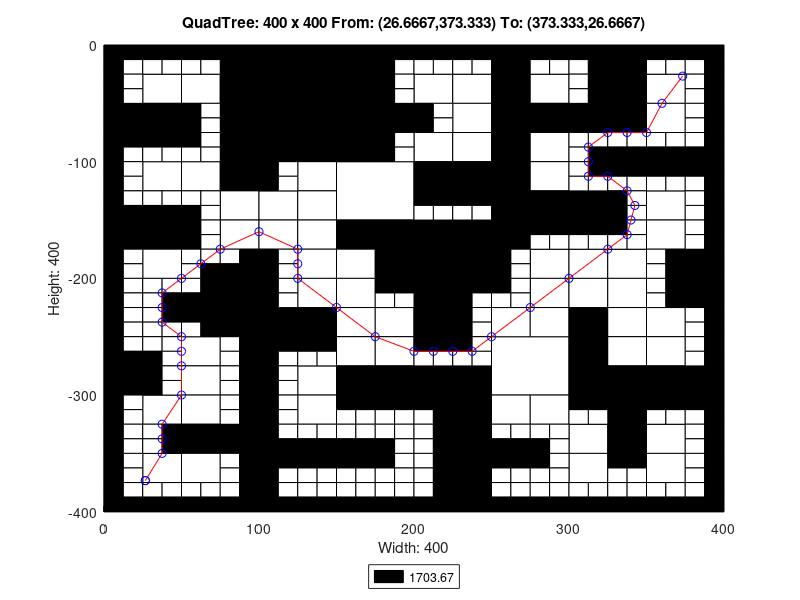

Write MATLAB code to recreate this figure.
axis([0 400 -400 0]);
title('QuadTree: 400 x 400 From: (26.6667,373.333) To: (373.333,26.6667)');
xlabel('Width: 400');
ylabel('Height: 400');
rectangle('Position',[100 -50 50 50], 'FaceColor',[0 0 0]);
rectangle('Position',[100 -100 50 50], 'FaceColor',[0 0 0]);
rectangle('Position',[150 -150 50 50], 'FaceColor',[1 1 1]);
rectangle('Position',[200 -200 50 50], 'FaceColor',[0 0 0]);
rectangle('Position',[250 -300 50 50], 'FaceColor',[1 1 1]);
rectangle('Position',[25 -50 25 25], 'FaceColor',[1 1 1]);
rectangle('Position',[75 -25 25 25], 'FaceColor',[0 0 0]);
rectangle('Position',[50 -50 25 25], 'FaceColor',[1 1 1]);
rectangle('Position',[75 -50 25 25], 'FaceColor',[0 0 0]);
rectangle('Position',[0 -75 25 25], 'FaceColor',[0 0 0]);
rectangle('Position',[25 -75 25 25], 'FaceColor',[0 0 0]);
rectangle('Position',[75 -75 25 25], 'FaceColor',[0 0 0]);
rectangle('Position',[75 -100 25 25], 'FaceColor',[0 0 0]);
rectangle('Position',[150 -25 25 25], 'FaceColor',[0 0 0]);
rectangle('Position',[150 -50 25 25], 'FaceColor',[0 0 0]);
rectangle('Position',[150 -75 25 25], 'FaceColor',[0 0 0]);
rectangle('Position',[175 -75 25 25], 'FaceColor',[0 0 0]);
rectangle('Position',[150 -100 25 25], 'FaceColor',[0 0 0]);
rectangle('Position',[25 -125 25 25], 'FaceColor',[1 1 1]);
rectangle('Position',[50 -125 25 25], 'FaceColor',[1 1 1]);
rectangle('Position',[75 -125 25 25], 'FaceColor',[0 0 0]);
rectangle('Position',[75 -150 25 25], 'FaceColor',[1 1 1]);
rectangle('Position',[0 -175 25 25], 'FaceColor',[0 0 0]);
rectangle('Position',[25 -175 25 25], 'FaceColor',[0 0 0]);
rectangle('Position',[25 -200 25 25], 'FaceColor',[1 1 1]);
rectangle('Position',[75 -175 25 25], 'FaceColor',[1 1 1]);
rectangle('Position',[125 -125 25 25], 'FaceColor',[1 1 1]);
rectangle('Position',[100 -150 25 25], 'FaceColor',[1 1 1]);
rectangle('Position',[125 -150 25 25], 'FaceColor',[1 1 1]);
rectangle('Position',[100 -175 25 25], 'FaceColor',[1 1 1]);
rectangle('Position',[125 -175 25 25], 'FaceColor',[1 1 1]);
rectangle('Position',[125 -200 25 25], 'FaceColor',[1 1 1]);
rectangle('Position',[150 -175 25 25], 'FaceColor',[0 0 0]);
rectangle('Position',[175 -175 25 25], 'FaceColor',[0 0 0]);
rectangle('Position',[150 -200 25 25], 'FaceColor',[1 1 1]);
rectangle('Position',[175 -200 25 25], 'FaceColor',[0 0 0]);
rectangle('Position',[200 -50 25 25], 'FaceColor',[1 1 1]);
rectangle('Position',[225 -50 25 25], 'FaceColor',[1 1 1]);
rectangle('Position',[250 -25 25 25], 'FaceColor',[0 0 0]);
rectangle('Position',[250 -50 25 25], 'FaceColor',[0 0 0]);
rectangle('Position',[275 -50 25 25], 'FaceColor',[1 1 1]);
rectangle('Position',[225 -75 25 25], 'FaceColor',[1 1 1]);
rectangle('Position',[200 -100 25 25], 'FaceColor',[1 1 1]);
rectangle('Position',[225 -100 25 25], 'FaceColor',[1 1 1]);
rectangle('Position',[250 -75 25 25], 'FaceColor',[0 0 0]);
rectangle('Position',[275 -75 25 25], 'FaceColor',[0 0 0]);
rectangle('Position',[250 -100 25 25], 'FaceColor',[0 0 0]);
rectangle('Position',[275 -100 25 25], 'FaceColor',[1 1 1]);
rectangle('Position',[325 -25 25 25], 'FaceColor',[0 0 0]);
rectangle('Position',[325 -50 25 25], 'FaceColor',[0 0 0]);
rectangle('Position',[350 -50 25 25], 'FaceColor',[1 1 1]);
rectangle('Position',[300 -75 25 25], 'FaceColor',[0 0 0]);
rectangle('Position',[325 -75 25 25], 'FaceColor',[0 0 0]);
rectangle('Position',[350 -75 25 25], 'FaceColor',[1 1 1]);
rectangle('Position',[200 -125 25 25], 'FaceColor',[0 0 0]);
rectangle('Position',[225 -125 25 25], 'FaceColor',[0 0 0]);
rectangle('Position',[250 -125 25 25], 'FaceColor',[0 0 0]);
rectangle('Position',[275 -125 25 25], 'FaceColor',[1 1 1]);
rectangle('Position',[250 -150 25 25], 'FaceColor',[0 0 0]);
rectangle('Position',[275 -150 25 25], 'FaceColor',[0 0 0]);
rectangle('Position',[250 -175 25 25], 'FaceColor',[0 0 0]);
rectangle('Position',[275 -200 25 25], 'FaceColor',[1 1 1]);
rectangle('Position',[300 -150 25 25], 'FaceColor',[0 0 0]);
rectangle('Position',[350 -150 25 25], 'FaceColor',[1 1 1]);
rectangle('Position',[300 -200 25 25], 'FaceColor',[1 1 1]);
rectangle('Position',[325 -200 25 25], 'FaceColor',[1 1 1]);
rectangle('Position',[350 -175 25 25], 'FaceColor',[1 1 1]);
rectangle('Position',[375 -200 25 25], 'FaceColor',[0 0 0]);
rectangle('Position',[75 -225 25 25], 'FaceColor',[0 0 0]);
rectangle('Position',[75 -250 25 25], 'FaceColor',[0 0 0]);
rectangle('Position',[0 -300 25 25], 'FaceColor',[0 0 0]);
rectangle('Position',[50 -275 25 25], 'FaceColor',[1 1 1]);
rectangle('Position',[50 -300 25 25], 'FaceColor',[1 1 1]);
rectangle('Position',[125 -225 25 25], 'FaceColor',[1 1 1]);
rectangle('Position',[100 -250 25 25], 'FaceColor',[0 0 0]);
rectangle('Position',[125 -250 25 25], 'FaceColor',[0 0 0]);
rectangle('Position',[150 -225 25 25], 'FaceColor',[1 1 1]);
rectangle('Position',[150 -250 25 25], 'FaceColor',[1 1 1]);
rectangle('Position',[175 -250 25 25], 'FaceColor',[1 1 1]);
rectangle('Position',[125 -300 25 25], 'FaceColor',[1 1 1]);
rectangle('Position',[150 -275 25 25], 'FaceColor',[1 1 1]);
rectangle('Position',[175 -275 25 25], 'FaceColor',[1 1 1]);
rectangle('Position',[150 -300 25 25], 'FaceColor',[0 0 0]);
rectangle('Position',[175 -300 25 25], 'FaceColor',[0 0 0]);
rectangle('Position',[25 -325 25 25], 'FaceColor',[1 1 1]);
rectangle('Position',[50 -325 25 25], 'FaceColor',[1 1 1]);
rectangle('Position',[50 -350 25 25], 'FaceColor',[0 0 0]);
rectangle('Position',[75 -350 25 25], 'FaceColor',[0 0 0]);
rectangle('Position',[25 -375 25 25], 'FaceColor',[1 1 1]);
rectangle('Position',[50 -375 25 25], 'FaceColor',[1 1 1]);
rectangle('Position',[125 -325 25 25], 'FaceColor',[1 1 1]);
rectangle('Position',[200 -225 25 25], 'FaceColor',[0 0 0]);
rectangle('Position',[200 -250 25 25], 'FaceColor',[0 0 0]);
rectangle('Position',[275 -225 25 25], 'FaceColor',[1 1 1]);
rectangle('Position',[250 -250 25 25], 'FaceColor',[1 1 1]);
rectangle('Position',[275 -250 25 25], 'FaceColor',[1 1 1]);
rectangle('Position',[200 -300 25 25], 'FaceColor',[0 0 0]);
rectangle('Position',[225 -300 25 25], 'FaceColor',[0 0 0]);
rectangle('Position',[300 -225 25 25], 'FaceColor',[1 1 1]);
rectangle('Position',[325 -225 25 25], 'FaceColor',[1 1 1]);
rectangle('Position',[300 -250 25 25], 'FaceColor',[0 0 0]);
rectangle('Position',[325 -250 25 25], 'FaceColor',[1 1 1]);
rectangle('Position',[375 -225 25 25], 'FaceColor',[0 0 0]);
rectangle('Position',[350 -250 25 25], 'FaceColor',[1 1 1]);
rectangle('Position',[300 -275 25 25], 'FaceColor',[0 0 0]);
rectangle('Position',[325 -275 25 25], 'FaceColor',[1 1 1]);
rectangle('Position',[300 -300 25 25], 'FaceColor',[0 0 0]);
rectangle('Position',[325 -300 25 25], 'FaceColor',[0 0 0]);
rectangle('Position',[350 -275 25 25], 'FaceColor',[1 1 1]);
rectangle('Position',[350 -300 25 25], 'FaceColor',[0 0 0]);
rectangle('Position',[375 -300 25 25], 'FaceColor',[0 0 0]);
rectangle('Position',[225 -325 25 25], 'FaceColor',[0 0 0]);
rectangle('Position',[225 -350 25 25], 'FaceColor',[0 0 0]);
rectangle('Position',[250 -325 25 25], 'FaceColor',[1 1 1]);
rectangle('Position',[275 -325 25 25], 'FaceColor',[1 1 1]);
rectangle('Position',[225 -375 25 25], 'FaceColor',[0 0 0]);
rectangle('Position',[225 -400 25 25], 'FaceColor',[0 0 0]);
rectangle('Position',[325 -325 25 25], 'FaceColor',[0 0 0]);
rectangle('Position',[300 -350 25 25], 'FaceColor',[1 1 1]);
rectangle('Position',[325 -350 25 25], 'FaceColor',[0 0 0]);
rectangle('Position',[350 -350 25 25], 'FaceColor',[1 1 1]);
rectangle('Position',[300 -375 25 25], 'FaceColor',[1 1 1]);
rectangle('Position',[350 -375 25 25], 'FaceColor',[1 1 1]);
rectangle('Position',[0 -12.5 12.5 12.5], 'FaceColor',[0 0 0]);
rectangle('Position',[12.5 -12.5 12.5 12.5], 'FaceColor',[0 0 0]);
rectangle('Position',[0 -25 12.5 12.5], 'FaceColor',[0 0 0]);
rectangle('Position',[12.5 -25 12.5 12.5], 'FaceColor',[1 1 1]);
rectangle('Position',[25 -12.5 12.5 12.5], 'FaceColor',[0 0 0]);
rectangle('Position',[37.5 -12.5 12.5 12.5], 'FaceColor',[0 0 0]);
rectangle('Position',[25 -25 12.5 12.5], 'FaceColor',[1 1 1]);
rectangle('Position',[37.5 -25 12.5 12.5], 'FaceColor',[1 1 1]);
rectangle('Position',[0 -37.5 12.5 12.5], 'FaceColor',[0 0 0]);
rectangle('Position',[12.5 -37.5 12.5 12.5], 'FaceColor',[1 1 1]);
rectangle('Position',[0 -50 12.5 12.5], 'FaceColor',[0 0 0]);
rectangle('Position',[12.5 -50 12.5 12.5], 'FaceColor',[1 1 1]);
rectangle('Position',[50 -12.5 12.5 12.5], 'FaceColor',[0 0 0]);
rectangle('Position',[62.5 -12.5 12.5 12.5], 'FaceColor',[0 0 0]);
rectangle('Position',[50 -25 12.5 12.5], 'FaceColor',[1 1 1]);
rectangle('Position',[62.5 -25 12.5 12.5], 'FaceColor',[1 1 1]);
rectangle('Position',[0 -87.5 12.5 12.5], 'FaceColor',[0 0 0]);
rectangle('Position',[12.5 -87.5 12.5 12.5], 'FaceColor',[0 0 0]);
rectangle('Position',[0 -100 12.5 12.5], 'FaceColor',[0 0 0]);
rectangle('Position',[12.5 -100 12.5 12.5], 'FaceColor',[1 1 1]);
rectangle('Position',[25 -87.5 12.5 12.5], 'FaceColor',[0 0 0]);
rectangle('Position',[37.5 -87.5 12.5 12.5], 'FaceColor',[0 0 0]);
rectangle('Position',[25 -100 12.5 12.5], 'FaceColor',[1 1 1]);
rectangle('Position',[37.5 -100 12.5 12.5], 'FaceColor',[1 1 1]);
rectangle('Position',[50 -62.5 12.5 12.5], 'FaceColor',[0 0 0]);
rectangle('Position',[62.5 -62.5 12.5 12.5], 'FaceColor',[1 1 1]);
rectangle('Position',[50 -75 12.5 12.5], 'FaceColor',[0 0 0]);
rectangle('Position',[62.5 -75 12.5 12.5], 'FaceColor',[1 1 1]);
rectangle('Position',[50 -87.5 12.5 12.5], 'FaceColor',[0 0 0]);
rectangle('Position',[62.5 -87.5 12.5 12.5], 'FaceColor',[1 1 1]);
rectangle('Position',[50 -100 12.5 12.5], 'FaceColor',[1 1 1]);
rectangle('Position',[62.5 -100 12.5 12.5], 'FaceColor',[1 1 1]);
rectangle('Position',[175 -12.5 12.5 12.5], 'FaceColor',[0 0 0]);
rectangle('Position',[187.5 -12.5 12.5 12.5], 'FaceColor',[0 0 0]);
rectangle('Position',[175 -25 12.5 12.5], 'FaceColor',[0 0 0]);
rectangle('Position',[187.5 -25 12.5 12.5], 'FaceColor',[1 1 1]);
rectangle('Position',[175 -37.5 12.5 12.5], 'FaceColor',[0 0 0]);
rectangle('Position',[187.5 -37.5 12.5 12.5], 'FaceColor',[1 1 1]);
rectangle('Position',[175 -50 12.5 12.5], 'FaceColor',[0 0 0]);
rectangle('Position',[187.5 -50 12.5 12.5], 'FaceColor',[1 1 1]);
rectangle('Position',[175 -87.5 12.5 12.5], 'FaceColor',[0 0 0]);
rectangle('Position',[187.5 -87.5 12.5 12.5], 'FaceColor',[1 1 1]);
rectangle('Position',[175 -100 12.5 12.5], 'FaceColor',[0 0 0]);
rectangle('Position',[187.5 -100 12.5 12.5], 'FaceColor',[1 1 1]);
rectangle('Position',[0 -112.5 12.5 12.5], 'FaceColor',[0 0 0]);
rectangle('Position',[12.5 -112.5 12.5 12.5], 'FaceColor',[1 1 1]);
rectangle('Position',[0 -125 12.5 12.5], 'FaceColor',[0 0 0]);
rectangle('Position',[12.5 -125 12.5 12.5], 'FaceColor',[1 1 1]);
rectangle('Position',[0 -137.5 12.5 12.5], 'FaceColor',[0 0 0]);
rectangle('Position',[12.5 -137.5 12.5 12.5], 'FaceColor',[1 1 1]);
rectangle('Position',[0 -150 12.5 12.5], 'FaceColor',[0 0 0]);
rectangle('Position',[12.5 -150 12.5 12.5], 'FaceColor',[0 0 0]);
rectangle('Position',[25 -137.5 12.5 12.5], 'FaceColor',[1 1 1]);
rectangle('Position',[37.5 -137.5 12.5 12.5], 'FaceColor',[1 1 1]);
rectangle('Position',[25 -150 12.5 12.5], 'FaceColor',[0 0 0]);
rectangle('Position',[37.5 -150 12.5 12.5], 'FaceColor',[0 0 0]);
rectangle('Position',[50 -137.5 12.5 12.5], 'FaceColor',[1 1 1]);
rectangle('Position',[62.5 -137.5 12.5 12.5], 'FaceColor',[1 1 1]);
rectangle('Position',[50 -150 12.5 12.5], 'FaceColor',[0 0 0]);
rectangle('Position',[62.5 -150 12.5 12.5], 'FaceColor',[1 1 1]);
rectangle('Position',[0 -187.5 12.5 12.5], 'FaceColor',[0 0 0]);
rectangle('Position',[12.5 -187.5 12.5 12.5], 'FaceColor',[1 1 1]);
rectangle('Position',[0 -200 12.5 12.5], 'FaceColor',[0 0 0]);
rectangle('Position',[12.5 -200 12.5 12.5], 'FaceColor',[1 1 1]);
rectangle('Position',[50 -162.5 12.5 12.5], 'FaceColor',[0 0 0]);
rectangle('Position',[62.5 -162.5 12.5 12.5], 'FaceColor',[1 1 1]);
rectangle('Position',[50 -175 12.5 12.5], 'FaceColor',[0 0 0]);
rectangle('Position',[62.5 -175 12.5 12.5], 'FaceColor',[1 1 1]);
rectangle('Position',[50 -187.5 12.5 12.5], 'FaceColor',[1 1 1]);
rectangle('Position',[62.5 -187.5 12.5 12.5], 'FaceColor',[1 1 1]);
rectangle('Position',[50 -200 12.5 12.5], 'FaceColor',[1 1 1]);
rectangle('Position',[62.5 -200 12.5 12.5], 'FaceColor',[0 0 0]);
rectangle('Position',[75 -187.5 12.5 12.5], 'FaceColor',[1 1 1]);
rectangle('Position',[87.5 -187.5 12.5 12.5], 'FaceColor',[0 0 0]);
rectangle('Position',[75 -200 12.5 12.5], 'FaceColor',[0 0 0]);
rectangle('Position',[87.5 -200 12.5 12.5], 'FaceColor',[0 0 0]);
rectangle('Position',[100 -112.5 12.5 12.5], 'FaceColor',[0 0 0]);
rectangle('Position',[112.5 -112.5 12.5 12.5], 'FaceColor',[1 1 1]);
rectangle('Position',[100 -125 12.5 12.5], 'FaceColor',[0 0 0]);
rectangle('Position',[112.5 -125 12.5 12.5], 'FaceColor',[1 1 1]);
rectangle('Position',[100 -187.5 12.5 12.5], 'FaceColor',[0 0 0]);
rectangle('Position',[112.5 -187.5 12.5 12.5], 'FaceColor',[1 1 1]);
rectangle('Position',[100 -200 12.5 12.5], 'FaceColor',[0 0 0]);
rectangle('Position',[112.5 -200 12.5 12.5], 'FaceColor',[1 1 1]);
rectangle('Position',[200 -12.5 12.5 12.5], 'FaceColor',[0 0 0]);
rectangle('Position',[212.5 -12.5 12.5 12.5], 'FaceColor',[0 0 0]);
rectangle('Position',[200 -25 12.5 12.5], 'FaceColor',[1 1 1]);
rectangle('Position',[212.5 -25 12.5 12.5], 'FaceColor',[1 1 1]);
rectangle('Position',[225 -12.5 12.5 12.5], 'FaceColor',[0 0 0]);
rectangle('Position',[237.5 -12.5 12.5 12.5], 'FaceColor',[0 0 0]);
rectangle('Position',[225 -25 12.5 12.5], 'FaceColor',[1 1 1]);
rectangle('Position',[237.5 -25 12.5 12.5], 'FaceColor',[1 1 1]);
rectangle('Position',[275 -12.5 12.5 12.5], 'FaceColor',[0 0 0]);
rectangle('Position',[287.5 -12.5 12.5 12.5], 'FaceColor',[0 0 0]);
rectangle('Position',[275 -25 12.5 12.5], 'FaceColor',[1 1 1]);
rectangle('Position',[287.5 -25 12.5 12.5], 'FaceColor',[1 1 1]);
rectangle('Position',[200 -62.5 12.5 12.5], 'FaceColor',[0 0 0]);
rectangle('Position',[212.5 -62.5 12.5 12.5], 'FaceColor',[1 1 1]);
rectangle('Position',[200 -75 12.5 12.5], 'FaceColor',[0 0 0]);
rectangle('Position',[212.5 -75 12.5 12.5], 'FaceColor',[1 1 1]);
rectangle('Position',[300 -12.5 12.5 12.5], 'FaceColor',[0 0 0]);
rectangle('Position',[312.5 -12.5 12.5 12.5], 'FaceColor',[0 0 0]);
rectangle('Position',[300 -25 12.5 12.5], 'FaceColor',[1 1 1]);
rectangle('Position',[312.5 -25 12.5 12.5], 'FaceColor',[0 0 0]);
rectangle('Position',[300 -37.5 12.5 12.5], 'FaceColor',[1 1 1]);
rectangle('Position',[312.5 -37.5 12.5 12.5], 'FaceColor',[0 0 0]);
rectangle('Position',[300 -50 12.5 12.5], 'FaceColor',[1 1 1]);
rectangle('Position',[312.5 -50 12.5 12.5], 'FaceColor',[0 0 0]);
rectangle('Position',[350 -12.5 12.5 12.5], 'FaceColor',[0 0 0]);
rectangle('Position',[362.5 -12.5 12.5 12.5], 'FaceColor',[0 0 0]);
rectangle('Position',[350 -25 12.5 12.5], 'FaceColor',[1 1 1]);
rectangle('Position',[362.5 -25 12.5 12.5], 'FaceColor',[1 1 1]);
rectangle('Position',[375 -12.5 12.5 12.5], 'FaceColor',[0 0 0]);
rectangle('Position',[387.5 -12.5 12.5 12.5], 'FaceColor',[0 0 0]);
rectangle('Position',[375 -25 12.5 12.5], 'FaceColor',[1 1 1]);
rectangle('Position',[387.5 -25 12.5 12.5], 'FaceColor',[0 0 0]);
rectangle('Position',[375 -37.5 12.5 12.5], 'FaceColor',[1 1 1]);
rectangle('Position',[387.5 -37.5 12.5 12.5], 'FaceColor',[0 0 0]);
rectangle('Position',[375 -50 12.5 12.5], 'FaceColor',[1 1 1]);
rectangle('Position',[387.5 -50 12.5 12.5], 'FaceColor',[0 0 0]);
rectangle('Position',[300 -87.5 12.5 12.5], 'FaceColor',[1 1 1]);
rectangle('Position',[312.5 -87.5 12.5 12.5], 'FaceColor',[1 1 1]);
rectangle('Position',[300 -100 12.5 12.5], 'FaceColor',[1 1 1]);
rectangle('Position',[312.5 -100 12.5 12.5], 'FaceColor',[0 0 0]);
rectangle('Position',[325 -87.5 12.5 12.5], 'FaceColor',[1 1 1]);
rectangle('Position',[337.5 -87.5 12.5 12.5], 'FaceColor',[1 1 1]);
rectangle('Position',[325 -100 12.5 12.5], 'FaceColor',[0 0 0]);
rectangle('Position',[337.5 -100 12.5 12.5], 'FaceColor',[0 0 0]);
rectangle('Position',[375 -62.5 12.5 12.5], 'FaceColor',[1 1 1]);
rectangle('Position',[387.5 -62.5 12.5 12.5], 'FaceColor',[0 0 0]);
rectangle('Position',[375 -75 12.5 12.5], 'FaceColor',[1 1 1]);
rectangle('Position',[387.5 -75 12.5 12.5], 'FaceColor',[0 0 0]);
rectangle('Position',[350 -87.5 12.5 12.5], 'FaceColor',[1 1 1]);
rectangle('Position',[362.5 -87.5 12.5 12.5], 'FaceColor',[1 1 1]);
rectangle('Position',[350 -100 12.5 12.5], 'FaceColor',[0 0 0]);
rectangle('Position',[362.5 -100 12.5 12.5], 'FaceColor',[0 0 0]);
rectangle('Position',[375 -87.5 12.5 12.5], 'FaceColor',[1 1 1]);
rectangle('Position',[387.5 -87.5 12.5 12.5], 'FaceColor',[0 0 0]);
rectangle('Position',[375 -100 12.5 12.5], 'FaceColor',[0 0 0]);
rectangle('Position',[387.5 -100 12.5 12.5], 'FaceColor',[0 0 0]);
rectangle('Position',[200 -137.5 12.5 12.5], 'FaceColor',[0 0 0]);
rectangle('Position',[212.5 -137.5 12.5 12.5], 'FaceColor',[0 0 0]);
rectangle('Position',[200 -150 12.5 12.5], 'FaceColor',[1 1 1]);
rectangle('Position',[212.5 -150 12.5 12.5], 'FaceColor',[1 1 1]);
rectangle('Position',[225 -137.5 12.5 12.5], 'FaceColor',[0 0 0]);
rectangle('Position',[237.5 -137.5 12.5 12.5], 'FaceColor',[0 0 0]);
rectangle('Position',[225 -150 12.5 12.5], 'FaceColor',[1 1 1]);
rectangle('Position',[237.5 -150 12.5 12.5], 'FaceColor',[1 1 1]);
rectangle('Position',[275 -162.5 12.5 12.5], 'FaceColor',[0 0 0]);
rectangle('Position',[287.5 -162.5 12.5 12.5], 'FaceColor',[0 0 0]);
rectangle('Position',[275 -175 12.5 12.5], 'FaceColor',[1 1 1]);
rectangle('Position',[287.5 -175 12.5 12.5], 'FaceColor',[1 1 1]);
rectangle('Position',[250 -187.5 12.5 12.5], 'FaceColor',[0 0 0]);
rectangle('Position',[262.5 -187.5 12.5 12.5], 'FaceColor',[1 1 1]);
rectangle('Position',[250 -200 12.5 12.5], 'FaceColor',[0 0 0]);
rectangle('Position',[262.5 -200 12.5 12.5], 'FaceColor',[1 1 1]);
rectangle('Position',[300 -112.5 12.5 12.5], 'FaceColor',[1 1 1]);
rectangle('Position',[312.5 -112.5 12.5 12.5], 'FaceColor',[0 0 0]);
rectangle('Position',[300 -125 12.5 12.5], 'FaceColor',[1 1 1]);
rectangle('Position',[312.5 -125 12.5 12.5], 'FaceColor',[1 1 1]);
rectangle('Position',[325 -112.5 12.5 12.5], 'FaceColor',[0 0 0]);
rectangle('Position',[337.5 -112.5 12.5 12.5], 'FaceColor',[0 0 0]);
rectangle('Position',[325 -125 12.5 12.5], 'FaceColor',[1 1 1]);
rectangle('Position',[337.5 -125 12.5 12.5], 'FaceColor',[1 1 1]);
rectangle('Position',[325 -137.5 12.5 12.5], 'FaceColor',[0 0 0]);
rectangle('Position',[337.5 -137.5 12.5 12.5], 'FaceColor',[1 1 1]);
rectangle('Position',[325 -150 12.5 12.5], 'FaceColor',[0 0 0]);
rectangle('Position',[337.5 -150 12.5 12.5], 'FaceColor',[1 1 1]);
rectangle('Position',[350 -112.5 12.5 12.5], 'FaceColor',[0 0 0]);
rectangle('Position',[362.5 -112.5 12.5 12.5], 'FaceColor',[0 0 0]);
rectangle('Position',[350 -125 12.5 12.5], 'FaceColor',[1 1 1]);
rectangle('Position',[362.5 -125 12.5 12.5], 'FaceColor',[1 1 1]);
rectangle('Position',[375 -112.5 12.5 12.5], 'FaceColor',[0 0 0]);
rectangle('Position',[387.5 -112.5 12.5 12.5], 'FaceColor',[0 0 0]);
rectangle('Position',[375 -125 12.5 12.5], 'FaceColor',[1 1 1]);
rectangle('Position',[387.5 -125 12.5 12.5], 'FaceColor',[0 0 0]);
rectangle('Position',[375 -137.5 12.5 12.5], 'FaceColor',[1 1 1]);
rectangle('Position',[387.5 -137.5 12.5 12.5], 'FaceColor',[0 0 0]);
rectangle('Position',[375 -150 12.5 12.5], 'FaceColor',[1 1 1]);
rectangle('Position',[387.5 -150 12.5 12.5], 'FaceColor',[0 0 0]);
rectangle('Position',[300 -162.5 12.5 12.5], 'FaceColor',[0 0 0]);
rectangle('Position',[312.5 -162.5 12.5 12.5], 'FaceColor',[0 0 0]);
rectangle('Position',[300 -175 12.5 12.5], 'FaceColor',[1 1 1]);
rectangle('Position',[312.5 -175 12.5 12.5], 'FaceColor',[1 1 1]);
rectangle('Position',[325 -162.5 12.5 12.5], 'FaceColor',[0 0 0]);
rectangle('Position',[337.5 -162.5 12.5 12.5], 'FaceColor',[1 1 1]);
rectangle('Position',[325 -175 12.5 12.5], 'FaceColor',[1 1 1]);
rectangle('Position',[337.5 -175 12.5 12.5], 'FaceColor',[1 1 1]);
rectangle('Position',[375 -162.5 12.5 12.5], 'FaceColor',[1 1 1]);
rectangle('Position',[387.5 -162.5 12.5 12.5], 'FaceColor',[0 0 0]);
rectangle('Position',[375 -175 12.5 12.5], 'FaceColor',[1 1 1]);
rectangle('Position',[387.5 -175 12.5 12.5], 'FaceColor',[0 0 0]);
rectangle('Position',[350 -187.5 12.5 12.5], 'FaceColor',[1 1 1]);
rectangle('Position',[362.5 -187.5 12.5 12.5], 'FaceColor',[0 0 0]);
rectangle('Position',[350 -200 12.5 12.5], 'FaceColor',[1 1 1]);
rectangle('Position',[362.5 -200 12.5 12.5], 'FaceColor',[0 0 0]);
rectangle('Position',[0 -212.5 12.5 12.5], 'FaceColor',[0 0 0]);
rectangle('Position',[12.5 -212.5 12.5 12.5], 'FaceColor',[1 1 1]);
rectangle('Position',[0 -225 12.5 12.5], 'FaceColor',[0 0 0]);
rectangle('Position',[12.5 -225 12.5 12.5], 'FaceColor',[1 1 1]);
rectangle('Position',[25 -212.5 12.5 12.5], 'FaceColor',[1 1 1]);
rectangle('Position',[37.5 -212.5 12.5 12.5], 'FaceColor',[1 1 1]);
rectangle('Position',[25 -225 12.5 12.5], 'FaceColor',[1 1 1]);
rectangle('Position',[37.5 -225 12.5 12.5], 'FaceColor',[0 0 0]);
rectangle('Position',[0 -237.5 12.5 12.5], 'FaceColor',[0 0 0]);
rectangle('Position',[12.5 -237.5 12.5 12.5], 'FaceColor',[1 1 1]);
rectangle('Position',[0 -250 12.5 12.5], 'FaceColor',[0 0 0]);
rectangle('Position',[12.5 -250 12.5 12.5], 'FaceColor',[1 1 1]);
rectangle('Position',[25 -237.5 12.5 12.5], 'FaceColor',[1 1 1]);
rectangle('Position',[37.5 -237.5 12.5 12.5], 'FaceColor',[0 0 0]);
rectangle('Position',[25 -250 12.5 12.5], 'FaceColor',[1 1 1]);
rectangle('Position',[37.5 -250 12.5 12.5], 'FaceColor',[1 1 1]);
rectangle('Position',[50 -212.5 12.5 12.5], 'FaceColor',[1 1 1]);
rectangle('Position',[62.5 -212.5 12.5 12.5], 'FaceColor',[0 0 0]);
rectangle('Position',[50 -225 12.5 12.5], 'FaceColor',[0 0 0]);
rectangle('Position',[62.5 -225 12.5 12.5], 'FaceColor',[0 0 0]);
rectangle('Position',[50 -237.5 12.5 12.5], 'FaceColor',[0 0 0]);
rectangle('Position',[62.5 -237.5 12.5 12.5], 'FaceColor',[0 0 0]);
rectangle('Position',[50 -250 12.5 12.5], 'FaceColor',[1 1 1]);
rectangle('Position',[62.5 -250 12.5 12.5], 'FaceColor',[0 0 0]);
rectangle('Position',[0 -262.5 12.5 12.5], 'FaceColor',[0 0 0]);
rectangle('Position',[12.5 -262.5 12.5 12.5], 'FaceColor',[1 1 1]);
rectangle('Position',[0 -275 12.5 12.5], 'FaceColor',[0 0 0]);
rectangle('Position',[12.5 -275 12.5 12.5], 'FaceColor',[0 0 0]);
rectangle('Position',[25 -262.5 12.5 12.5], 'FaceColor',[1 1 1]);
rectangle('Position',[37.5 -262.5 12.5 12.5], 'FaceColor',[1 1 1]);
rectangle('Position',[25 -275 12.5 12.5], 'FaceColor',[0 0 0]);
rectangle('Position',[37.5 -275 12.5 12.5], 'FaceColor',[1 1 1]);
rectangle('Position',[25 -287.5 12.5 12.5], 'FaceColor',[0 0 0]);
rectangle('Position',[37.5 -287.5 12.5 12.5], 'FaceColor',[1 1 1]);
rectangle('Position',[25 -300 12.5 12.5], 'FaceColor',[0 0 0]);
rectangle('Position',[37.5 -300 12.5 12.5], 'FaceColor',[1 1 1]);
rectangle('Position',[75 -262.5 12.5 12.5], 'FaceColor',[1 1 1]);
rectangle('Position',[87.5 -262.5 12.5 12.5], 'FaceColor',[0 0 0]);
rectangle('Position',[75 -275 12.5 12.5], 'FaceColor',[1 1 1]);
rectangle('Position',[87.5 -275 12.5 12.5], 'FaceColor',[0 0 0]);
rectangle('Position',[75 -287.5 12.5 12.5], 'FaceColor',[1 1 1]);
rectangle('Position',[87.5 -287.5 12.5 12.5], 'FaceColor',[0 0 0]);
rectangle('Position',[75 -300 12.5 12.5], 'FaceColor',[1 1 1]);
rectangle('Position',[87.5 -300 12.5 12.5], 'FaceColor',[0 0 0]);
rectangle('Position',[100 -212.5 12.5 12.5], 'FaceColor',[0 0 0]);
rectangle('Position',[112.5 -212.5 12.5 12.5], 'FaceColor',[1 1 1]);
rectangle('Position',[100 -225 12.5 12.5], 'FaceColor',[0 0 0]);
rectangle('Position',[112.5 -225 12.5 12.5], 'FaceColor',[1 1 1]);
rectangle('Position',[175 -212.5 12.5 12.5], 'FaceColor',[0 0 0]);
rectangle('Position',[187.5 -212.5 12.5 12.5], 'FaceColor',[0 0 0]);
rectangle('Position',[175 -225 12.5 12.5], 'FaceColor',[1 1 1]);
rectangle('Position',[187.5 -225 12.5 12.5], 'FaceColor',[1 1 1]);
rectangle('Position',[100 -262.5 12.5 12.5], 'FaceColor',[0 0 0]);
rectangle('Position',[112.5 -262.5 12.5 12.5], 'FaceColor',[0 0 0]);
rectangle('Position',[100 -275 12.5 12.5], 'FaceColor',[0 0 0]);
rectangle('Position',[112.5 -275 12.5 12.5], 'FaceColor',[1 1 1]);
rectangle('Position',[125 -262.5 12.5 12.5], 'FaceColor',[0 0 0]);
rectangle('Position',[137.5 -262.5 12.5 12.5], 'FaceColor',[0 0 0]);
rectangle('Position',[125 -275 12.5 12.5], 'FaceColor',[1 1 1]);
rectangle('Position',[137.5 -275 12.5 12.5], 'FaceColor',[1 1 1]);
rectangle('Position',[100 -287.5 12.5 12.5], 'FaceColor',[0 0 0]);
rectangle('Position',[112.5 -287.5 12.5 12.5], 'FaceColor',[1 1 1]);
rectangle('Position',[100 -300 12.5 12.5], 'FaceColor',[0 0 0]);
rectangle('Position',[112.5 -300 12.5 12.5], 'FaceColor',[1 1 1]);
rectangle('Position',[0 -312.5 12.5 12.5], 'FaceColor',[0 0 0]);
rectangle('Position',[12.5 -312.5 12.5 12.5], 'FaceColor',[1 1 1]);
rectangle('Position',[0 -325 12.5 12.5], 'FaceColor',[0 0 0]);
rectangle('Position',[12.5 -325 12.5 12.5], 'FaceColor',[1 1 1]);
rectangle('Position',[0 -337.5 12.5 12.5], 'FaceColor',[0 0 0]);
rectangle('Position',[12.5 -337.5 12.5 12.5], 'FaceColor',[1 1 1]);
rectangle('Position',[0 -350 12.5 12.5], 'FaceColor',[0 0 0]);
rectangle('Position',[12.5 -350 12.5 12.5], 'FaceColor',[1 1 1]);
rectangle('Position',[25 -337.5 12.5 12.5], 'FaceColor',[1 1 1]);
rectangle('Position',[37.5 -337.5 12.5 12.5], 'FaceColor',[0 0 0]);
rectangle('Position',[25 -350 12.5 12.5], 'FaceColor',[1 1 1]);
rectangle('Position',[37.5 -350 12.5 12.5], 'FaceColor',[0 0 0]);
rectangle('Position',[75 -312.5 12.5 12.5], 'FaceColor',[1 1 1]);
rectangle('Position',[87.5 -312.5 12.5 12.5], 'FaceColor',[0 0 0]);
rectangle('Position',[75 -325 12.5 12.5], 'FaceColor',[1 1 1]);
rectangle('Position',[87.5 -325 12.5 12.5], 'FaceColor',[0 0 0]);
rectangle('Position',[0 -362.5 12.5 12.5], 'FaceColor',[0 0 0]);
rectangle('Position',[12.5 -362.5 12.5 12.5], 'FaceColor',[1 1 1]);
rectangle('Position',[0 -375 12.5 12.5], 'FaceColor',[0 0 0]);
rectangle('Position',[12.5 -375 12.5 12.5], 'FaceColor',[1 1 1]);
rectangle('Position',[0 -387.5 12.5 12.5], 'FaceColor',[0 0 0]);
rectangle('Position',[12.5 -387.5 12.5 12.5], 'FaceColor',[1 1 1]);
rectangle('Position',[0 -400 12.5 12.5], 'FaceColor',[0 0 0]);
rectangle('Position',[12.5 -400 12.5 12.5], 'FaceColor',[0 0 0]);
rectangle('Position',[25 -387.5 12.5 12.5], 'FaceColor',[1 1 1]);
rectangle('Position',[37.5 -387.5 12.5 12.5], 'FaceColor',[1 1 1]);
rectangle('Position',[25 -400 12.5 12.5], 'FaceColor',[0 0 0]);
rectangle('Position',[37.5 -400 12.5 12.5], 'FaceColor',[0 0 0]);
rectangle('Position',[75 -362.5 12.5 12.5], 'FaceColor',[1 1 1]);
rectangle('Position',[87.5 -362.5 12.5 12.5], 'FaceColor',[0 0 0]);
rectangle('Position',[75 -375 12.5 12.5], 'FaceColor',[1 1 1]);
rectangle('Position',[87.5 -375 12.5 12.5], 'FaceColor',[0 0 0]);
rectangle('Position',[50 -387.5 12.5 12.5], 'FaceColor',[1 1 1]);
rectangle('Position',[62.5 -387.5 12.5 12.5], 'FaceColor',[1 1 1]);
rectangle('Position',[50 -400 12.5 12.5], 'FaceColor',[0 0 0]);
rectangle('Position',[62.5 -400 12.5 12.5], 'FaceColor',[0 0 0]);
rectangle('Position',[75 -387.5 12.5 12.5], 'FaceColor',[1 1 1]);
rectangle('Position',[87.5 -387.5 12.5 12.5], 'FaceColor',[0 0 0]);
rectangle('Position',[75 -400 12.5 12.5], 'FaceColor',[0 0 0]);
rectangle('Position',[87.5 -400 12.5 12.5], 'FaceColor',[0 0 0]);
rectangle('Position',[100 -312.5 12.5 12.5], 'FaceColor',[0 0 0]);
rectangle('Position',[112.5 -312.5 12.5 12.5], 'FaceColor',[1 1 1]);
rectangle('Position',[100 -325 12.5 12.5], 'FaceColor',[0 0 0]);
rectangle('Position',[112.5 -325 12.5 12.5], 'FaceColor',[1 1 1]);
rectangle('Position',[100 -337.5 12.5 12.5], 'FaceColor',[0 0 0]);
rectangle('Position',[112.5 -337.5 12.5 12.5], 'FaceColor',[1 1 1]);
rectangle('Position',[100 -350 12.5 12.5], 'FaceColor',[0 0 0]);
rectangle('Position',[112.5 -350 12.5 12.5], 'FaceColor',[0 0 0]);
rectangle('Position',[125 -337.5 12.5 12.5], 'FaceColor',[1 1 1]);
rectangle('Position',[137.5 -337.5 12.5 12.5], 'FaceColor',[1 1 1]);
rectangle('Position',[125 -350 12.5 12.5], 'FaceColor',[0 0 0]);
rectangle('Position',[137.5 -350 12.5 12.5], 'FaceColor',[0 0 0]);
rectangle('Position',[150 -312.5 12.5 12.5], 'FaceColor',[0 0 0]);
rectangle('Position',[162.5 -312.5 12.5 12.5], 'FaceColor',[0 0 0]);
rectangle('Position',[150 -325 12.5 12.5], 'FaceColor',[1 1 1]);
rectangle('Position',[162.5 -325 12.5 12.5], 'FaceColor',[1 1 1]);
rectangle('Position',[175 -312.5 12.5 12.5], 'FaceColor',[0 0 0]);
rectangle('Position',[187.5 -312.5 12.5 12.5], 'FaceColor',[0 0 0]);
rectangle('Position',[175 -325 12.5 12.5], 'FaceColor',[1 1 1]);
rectangle('Position',[187.5 -325 12.5 12.5], 'FaceColor',[1 1 1]);
rectangle('Position',[150 -337.5 12.5 12.5], 'FaceColor',[1 1 1]);
rectangle('Position',[162.5 -337.5 12.5 12.5], 'FaceColor',[1 1 1]);
rectangle('Position',[150 -350 12.5 12.5], 'FaceColor',[0 0 0]);
rectangle('Position',[162.5 -350 12.5 12.5], 'FaceColor',[0 0 0]);
rectangle('Position',[175 -337.5 12.5 12.5], 'FaceColor',[1 1 1]);
rectangle('Position',[187.5 -337.5 12.5 12.5], 'FaceColor',[1 1 1]);
rectangle('Position',[175 -350 12.5 12.5], 'FaceColor',[0 0 0]);
rectangle('Position',[187.5 -350 12.5 12.5], 'FaceColor',[1 1 1]);
rectangle('Position',[100 -362.5 12.5 12.5], 'FaceColor',[0 0 0]);
rectangle('Position',[112.5 -362.5 12.5 12.5], 'FaceColor',[0 0 0]);
rectangle('Position',[100 -375 12.5 12.5], 'FaceColor',[0 0 0]);
rectangle('Position',[112.5 -375 12.5 12.5], 'FaceColor',[1 1 1]);
rectangle('Position',[125 -362.5 12.5 12.5], 'FaceColor',[0 0 0]);
rectangle('Position',[137.5 -362.5 12.5 12.5], 'FaceColor',[0 0 0]);
rectangle('Position',[125 -375 12.5 12.5], 'FaceColor',[1 1 1]);
rectangle('Position',[137.5 -375 12.5 12.5], 'FaceColor',[1 1 1]);
rectangle('Position',[100 -387.5 12.5 12.5], 'FaceColor',[0 0 0]);
rectangle('Position',[112.5 -387.5 12.5 12.5], 'FaceColor',[1 1 1]);
rectangle('Position',[100 -400 12.5 12.5], 'FaceColor',[0 0 0]);
rectangle('Position',[112.5 -400 12.5 12.5], 'FaceColor',[0 0 0]);
rectangle('Position',[125 -387.5 12.5 12.5], 'FaceColor',[1 1 1]);
rectangle('Position',[137.5 -387.5 12.5 12.5], 'FaceColor',[1 1 1]);
rectangle('Position',[125 -400 12.5 12.5], 'FaceColor',[0 0 0]);
rectangle('Position',[137.5 -400 12.5 12.5], 'FaceColor',[0 0 0]);
rectangle('Position',[150 -362.5 12.5 12.5], 'FaceColor',[0 0 0]);
rectangle('Position',[162.5 -362.5 12.5 12.5], 'FaceColor',[0 0 0]);
rectangle('Position',[150 -375 12.5 12.5], 'FaceColor',[1 1 1]);
rectangle('Position',[162.5 -375 12.5 12.5], 'FaceColor',[1 1 1]);
rectangle('Position',[175 -362.5 12.5 12.5], 'FaceColor',[0 0 0]);
rectangle('Position',[187.5 -362.5 12.5 12.5], 'FaceColor',[1 1 1]);
rectangle('Position',[175 -375 12.5 12.5], 'FaceColor',[1 1 1]);
rectangle('Position',[187.5 -375 12.5 12.5], 'FaceColor',[1 1 1]);
rectangle('Position',[150 -387.5 12.5 12.5], 'FaceColor',[1 1 1]);
rectangle('Position',[162.5 -387.5 12.5 12.5], 'FaceColor',[1 1 1]);
rectangle('Position',[150 -400 12.5 12.5], 'FaceColor',[0 0 0]);
rectangle('Position',[162.5 -400 12.5 12.5], 'FaceColor',[0 0 0]);
rectangle('Position',[175 -387.5 12.5 12.5], 'FaceColor',[1 1 1]);
rectangle('Position',[187.5 -387.5 12.5 12.5], 'FaceColor',[1 1 1]);
rectangle('Position',[175 -400 12.5 12.5], 'FaceColor',[0 0 0]);
rectangle('Position',[187.5 -400 12.5 12.5], 'FaceColor',[0 0 0]);
rectangle('Position',[225 -212.5 12.5 12.5], 'FaceColor',[0 0 0]);
rectangle('Position',[237.5 -212.5 12.5 12.5], 'FaceColor',[0 0 0]);
rectangle('Position',[225 -225 12.5 12.5], 'FaceColor',[0 0 0]);
rectangle('Position',[237.5 -225 12.5 12.5], 'FaceColor',[1 1 1]);
rectangle('Position',[225 -237.5 12.5 12.5], 'FaceColor',[0 0 0]);
rectangle('Position',[237.5 -237.5 12.5 12.5], 'FaceColor',[1 1 1]);
rectangle('Position',[225 -250 12.5 12.5], 'FaceColor',[0 0 0]);
rectangle('Position',[237.5 -250 12.5 12.5], 'FaceColor',[1 1 1]);
rectangle('Position',[250 -212.5 12.5 12.5], 'FaceColor',[0 0 0]);
rectangle('Position',[262.5 -212.5 12.5 12.5], 'FaceColor',[1 1 1]);
rectangle('Position',[250 -225 12.5 12.5], 'FaceColor',[1 1 1]);
rectangle('Position',[262.5 -225 12.5 12.5], 'FaceColor',[1 1 1]);
rectangle('Position',[200 -262.5 12.5 12.5], 'FaceColor',[0 0 0]);
rectangle('Position',[212.5 -262.5 12.5 12.5], 'FaceColor',[0 0 0]);
rectangle('Position',[200 -275 12.5 12.5], 'FaceColor',[1 1 1]);
rectangle('Position',[212.5 -275 12.5 12.5], 'FaceColor',[1 1 1]);
rectangle('Position',[225 -262.5 12.5 12.5], 'FaceColor',[0 0 0]);
rectangle('Position',[237.5 -262.5 12.5 12.5], 'FaceColor',[1 1 1]);
rectangle('Position',[225 -275 12.5 12.5], 'FaceColor',[1 1 1]);
rectangle('Position',[237.5 -275 12.5 12.5], 'FaceColor',[1 1 1]);
rectangle('Position',[350 -212.5 12.5 12.5], 'FaceColor',[1 1 1]);
rectangle('Position',[362.5 -212.5 12.5 12.5], 'FaceColor',[0 0 0]);
rectangle('Position',[350 -225 12.5 12.5], 'FaceColor',[1 1 1]);
rectangle('Position',[362.5 -225 12.5 12.5], 'FaceColor',[0 0 0]);
rectangle('Position',[375 -237.5 12.5 12.5], 'FaceColor',[1 1 1]);
rectangle('Position',[387.5 -237.5 12.5 12.5], 'FaceColor',[0 0 0]);
rectangle('Position',[375 -250 12.5 12.5], 'FaceColor',[1 1 1]);
rectangle('Position',[387.5 -250 12.5 12.5], 'FaceColor',[0 0 0]);
rectangle('Position',[375 -262.5 12.5 12.5], 'FaceColor',[1 1 1]);
rectangle('Position',[387.5 -262.5 12.5 12.5], 'FaceColor',[0 0 0]);
rectangle('Position',[375 -275 12.5 12.5], 'FaceColor',[1 1 1]);
rectangle('Position',[387.5 -275 12.5 12.5], 'FaceColor',[0 0 0]);
rectangle('Position',[200 -312.5 12.5 12.5], 'FaceColor',[0 0 0]);
rectangle('Position',[212.5 -312.5 12.5 12.5], 'FaceColor',[0 0 0]);
rectangle('Position',[200 -325 12.5 12.5], 'FaceColor',[1 1 1]);
rectangle('Position',[212.5 -325 12.5 12.5], 'FaceColor',[0 0 0]);
rectangle('Position',[200 -337.5 12.5 12.5], 'FaceColor',[1 1 1]);
rectangle('Position',[212.5 -337.5 12.5 12.5], 'FaceColor',[0 0 0]);
rectangle('Position',[200 -350 12.5 12.5], 'FaceColor',[1 1 1]);
rectangle('Position',[212.5 -350 12.5 12.5], 'FaceColor',[0 0 0]);
rectangle('Position',[250 -337.5 12.5 12.5], 'FaceColor',[1 1 1]);
rectangle('Position',[262.5 -337.5 12.5 12.5], 'FaceColor',[1 1 1]);
rectangle('Position',[250 -350 12.5 12.5], 'FaceColor',[0 0 0]);
rectangle('Position',[262.5 -350 12.5 12.5], 'FaceColor',[0 0 0]);
rectangle('Position',[275 -337.5 12.5 12.5], 'FaceColor',[1 1 1]);
rectangle('Position',[287.5 -337.5 12.5 12.5], 'FaceColor',[1 1 1]);
rectangle('Position',[275 -350 12.5 12.5], 'FaceColor',[0 0 0]);
rectangle('Position',[287.5 -350 12.5 12.5], 'FaceColor',[1 1 1]);
rectangle('Position',[200 -362.5 12.5 12.5], 'FaceColor',[1 1 1]);
rectangle('Position',[212.5 -362.5 12.5 12.5], 'FaceColor',[0 0 0]);
rectangle('Position',[200 -375 12.5 12.5], 'FaceColor',[1 1 1]);
rectangle('Position',[212.5 -375 12.5 12.5], 'FaceColor',[0 0 0]);
rectangle('Position',[200 -387.5 12.5 12.5], 'FaceColor',[1 1 1]);
rectangle('Position',[212.5 -387.5 12.5 12.5], 'FaceColor',[0 0 0]);
rectangle('Position',[200 -400 12.5 12.5], 'FaceColor',[0 0 0]);
rectangle('Position',[212.5 -400 12.5 12.5], 'FaceColor',[0 0 0]);
rectangle('Position',[250 -362.5 12.5 12.5], 'FaceColor',[0 0 0]);
rectangle('Position',[262.5 -362.5 12.5 12.5], 'FaceColor',[0 0 0]);
rectangle('Position',[250 -375 12.5 12.5], 'FaceColor',[1 1 1]);
rectangle('Position',[262.5 -375 12.5 12.5], 'FaceColor',[1 1 1]);
rectangle('Position',[275 -362.5 12.5 12.5], 'FaceColor',[0 0 0]);
rectangle('Position',[287.5 -362.5 12.5 12.5], 'FaceColor',[1 1 1]);
rectangle('Position',[275 -375 12.5 12.5], 'FaceColor',[1 1 1]);
rectangle('Position',[287.5 -375 12.5 12.5], 'FaceColor',[1 1 1]);
rectangle('Position',[250 -387.5 12.5 12.5], 'FaceColor',[1 1 1]);
rectangle('Position',[262.5 -387.5 12.5 12.5], 'FaceColor',[1 1 1]);
rectangle('Position',[250 -400 12.5 12.5], 'FaceColor',[0 0 0]);
rectangle('Position',[262.5 -400 12.5 12.5], 'FaceColor',[0 0 0]);
rectangle('Position',[275 -387.5 12.5 12.5], 'FaceColor',[1 1 1]);
rectangle('Position',[287.5 -387.5 12.5 12.5], 'FaceColor',[1 1 1]);
rectangle('Position',[275 -400 12.5 12.5], 'FaceColor',[0 0 0]);
rectangle('Position',[287.5 -400 12.5 12.5], 'FaceColor',[0 0 0]);
rectangle('Position',[300 -312.5 12.5 12.5], 'FaceColor',[0 0 0]);
rectangle('Position',[312.5 -312.5 12.5 12.5], 'FaceColor',[0 0 0]);
rectangle('Position',[300 -325 12.5 12.5], 'FaceColor',[1 1 1]);
rectangle('Position',[312.5 -325 12.5 12.5], 'FaceColor',[1 1 1]);
rectangle('Position',[350 -312.5 12.5 12.5], 'FaceColor',[0 0 0]);
rectangle('Position',[362.5 -312.5 12.5 12.5], 'FaceColor',[0 0 0]);
rectangle('Position',[350 -325 12.5 12.5], 'FaceColor',[1 1 1]);
rectangle('Position',[362.5 -325 12.5 12.5], 'FaceColor',[1 1 1]);
rectangle('Position',[375 -312.5 12.5 12.5], 'FaceColor',[0 0 0]);
rectangle('Position',[387.5 -312.5 12.5 12.5], 'FaceColor',[0 0 0]);
rectangle('Position',[375 -325 12.5 12.5], 'FaceColor',[1 1 1]);
rectangle('Position',[387.5 -325 12.5 12.5], 'FaceColor',[0 0 0]);
rectangle('Position',[375 -337.5 12.5 12.5], 'FaceColor',[1 1 1]);
rectangle('Position',[387.5 -337.5 12.5 12.5], 'FaceColor',[0 0 0]);
rectangle('Position',[375 -350 12.5 12.5], 'FaceColor',[1 1 1]);
rectangle('Position',[387.5 -350 12.5 12.5], 'FaceColor',[0 0 0]);
rectangle('Position',[325 -362.5 12.5 12.5], 'FaceColor',[0 0 0]);
rectangle('Position',[337.5 -362.5 12.5 12.5], 'FaceColor',[0 0 0]);
rectangle('Position',[325 -375 12.5 12.5], 'FaceColor',[1 1 1]);
rectangle('Position',[337.5 -375 12.5 12.5], 'FaceColor',[1 1 1]);
rectangle('Position',[300 -387.5 12.5 12.5], 'FaceColor',[1 1 1]);
rectangle('Position',[312.5 -387.5 12.5 12.5], 'FaceColor',[1 1 1]);
rectangle('Position',[300 -400 12.5 12.5], 'FaceColor',[0 0 0]);
rectangle('Position',[312.5 -400 12.5 12.5], 'FaceColor',[0 0 0]);
rectangle('Position',[325 -387.5 12.5 12.5], 'FaceColor',[1 1 1]);
rectangle('Position',[337.5 -387.5 12.5 12.5], 'FaceColor',[1 1 1]);
rectangle('Position',[325 -400 12.5 12.5], 'FaceColor',[0 0 0]);
rectangle('Position',[337.5 -400 12.5 12.5], 'FaceColor',[0 0 0]);
rectangle('Position',[375 -362.5 12.5 12.5], 'FaceColor',[1 1 1]);
rectangle('Position',[387.5 -362.5 12.5 12.5], 'FaceColor',[0 0 0]);
rectangle('Position',[375 -375 12.5 12.5], 'FaceColor',[1 1 1]);
rectangle('Position',[387.5 -375 12.5 12.5], 'FaceColor',[0 0 0]);
rectangle('Position',[350 -387.5 12.5 12.5], 'FaceColor',[1 1 1]);
rectangle('Position',[362.5 -387.5 12.5 12.5], 'FaceColor',[1 1 1]);
rectangle('Position',[350 -400 12.5 12.5], 'FaceColor',[0 0 0]);
rectangle('Position',[362.5 -400 12.5 12.5], 'FaceColor',[0 0 0]);
rectangle('Position',[375 -387.5 12.5 12.5], 'FaceColor',[1 1 1]);
rectangle('Position',[387.5 -387.5 12.5 12.5], 'FaceColor',[0 0 0]);
rectangle('Position',[375 -400 12.5 12.5], 'FaceColor',[0 0 0]);
rectangle('Position',[387.5 -400 12.5 12.5], 'FaceColor',[0 0 0]);
X=[373.333,360,350,337.5,325,312.5,312.5,312.5,325,337.5,342.5,340,337.5,325,300,275,250,237.5,225,212.5,200,175,150,125,125,125,100,75,62.5,50,37.5,37.5,37.5,50,50,50,50,37.5,37.5,37.5,26.6667,26.6667];
Y=[-26.6667,-50,-75,-75,-75,-87.5,-100,-112.5,-112.5,-125,-137.5,-150,-162.5,-175,-200,-225,-250,-262.5,-262.5,-262.5,-262.5,-250,-225,-200,-187.5,-175,-160,-175,-187.5,-200,-212.5,-225,-237.5,-250,-262.5,-275,-300,-325,-337.5,-350,-373.333,-373.333];
hold on;
plot(X,Y,'r');
plot(X,Y,'bo');
legend('1703.67','Location','southoutside');
